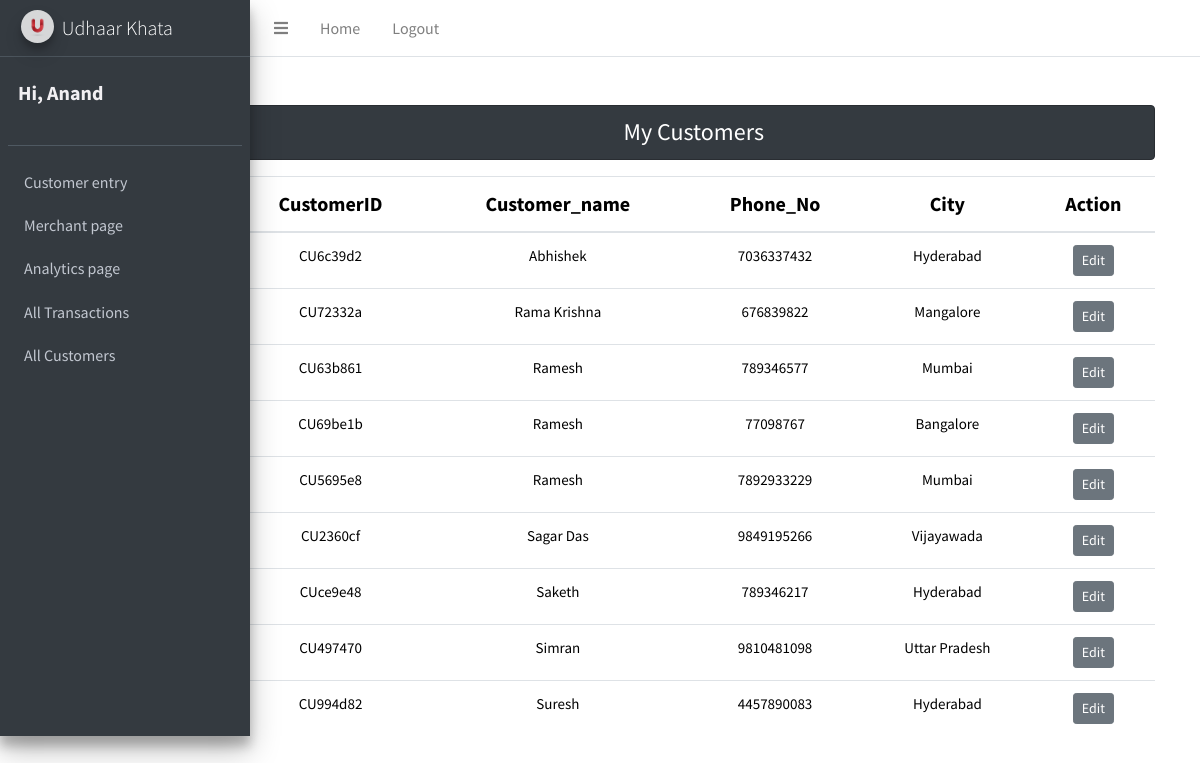
/main/mycust_table (signed in), run on an earlier commit of the app's database.
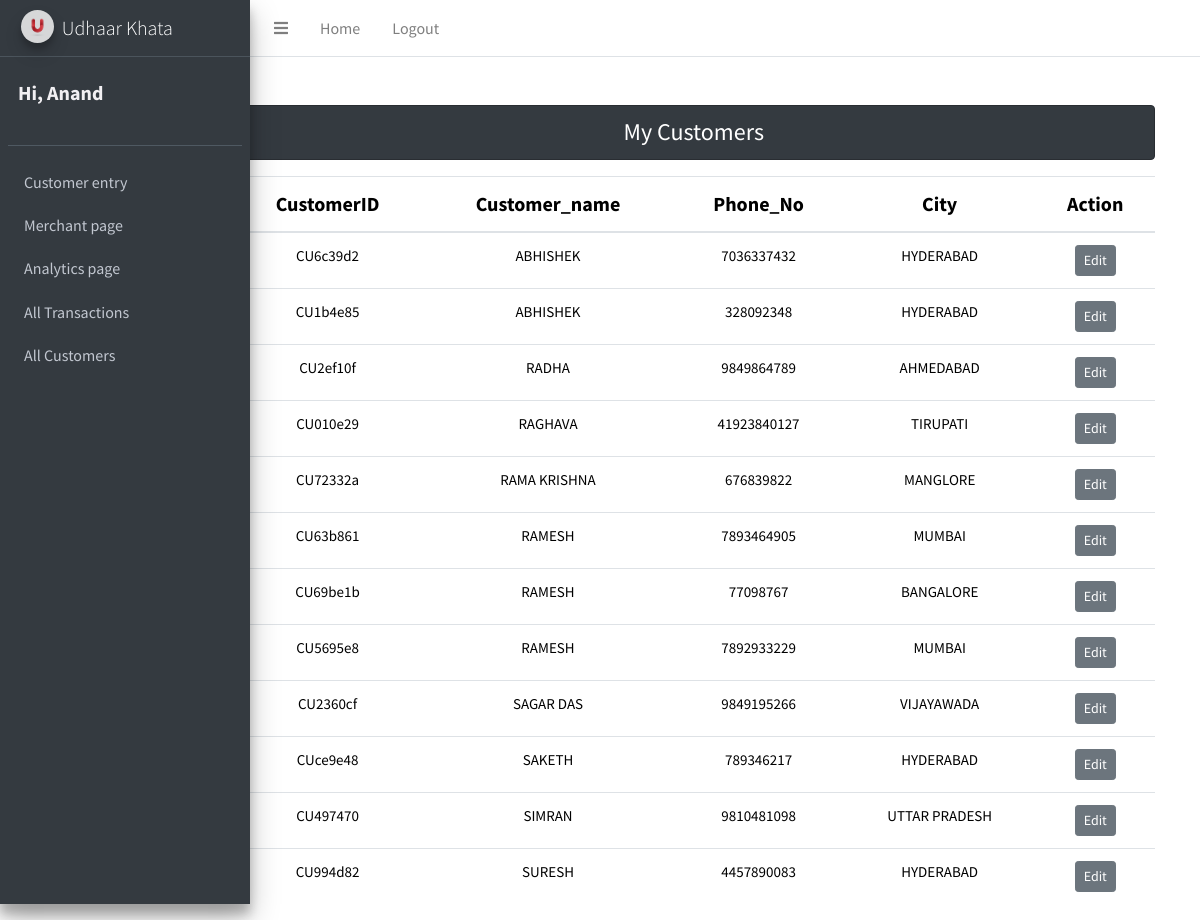
And on a later commit of the database.
### main/models.py (models this page shows)
class customers(models.Model):
    Customer_ID = models.CharField(max_length=70)
    Customer_name = models.CharField(max_length=70)
    Phone_No = models.IntegerField()
    City = models.CharField(max_length=70)
    user = models.ForeignKey(User, on_delete = models.CASCADE)

### main/views.py (the view)
# urls.py: path('mycust_table',views.mycust_table, name='mycust_table'),
def mycust_table(request):
    if request.user.is_authenticated:
        log_user = request.user
    else:
        return HttpResponseRedirect('accounts/login')
    stud = customers.objects.filter(user=log_user)
    stud = stud.order_by('Customer_name')
    return render(request,'mycust_table.html',{'stu':stud})

### templates/mycust_table.html (shortened to what the changed rows need)
<!DOCTYPE html>
{% load static %}
<html lang="en">
<head>
    <link rel="stylesheet" href="{% static 'plugins/fontawesome-free/css/all.min.css' %}">
    <link rel="stylesheet" href="{% static 'dist/css/adminlte.min.css' %}">
</head>
<body class="hold-transition sidebar-mini">
    <div class="wrapper">
        <div class = "center container mt-5">
            <div class = "col-sm-10 offset-2">
                {% if stu %}
                <table class="text-center table table-hover">
                    <thead>
                    <tr>
                    <th scope="col" style="color:black;font-size:20px;">CustomerID</th>
                    <th scope="col" style="color:black;font-size:20px;">Customer_name</th>
                    <th scope="col" style="color:black;font-size:20px;">Phone_No</th>
                    <th scope="col" style="color:black;font-size:20px;">City</th>
                    <th scope="col" style="color:black;font-size:20px;">Action</th>
                    </tr>
                    </thead>
                    <tbody>
                    {% for st in stu %}
                    <tr>
                        <td style="color:black;font-size:15px;">{{st.Customer_ID}}</td>
                        <td style="color:black;font-size:15px;">{{st.Customer_name}}</td>
                        <td style="color:black;font-size:15px;">{{st.Phone_No}}</td>
                        <td style="color:black;font-size:15px;">{{st.City}}</td>
                        <td><a href="{% url 'updatedata_1' st.id %}" class = 'btn btn-secondary btn-sm'>Edit</a></td>
                    </tr>
                    {% endfor %}
                    </tbody>
                </table>
                {% else %}
                <h4 class = "text-center alert alert-info">No Records</h4>
                {% endif %}
            </div>
        </div>
    </div>
</body>
</html>

What changed in the data, as far as the page shows it:
changed customers "CU6c39d2": Customer_name "Abhishek" → "ABHISHEK"; City "Hyderabad" → "HYDERABAD"
added customers: Customer_ID "CU1b4e85", Customer_name "ABHISHEK", Phone_No "328092348", City "HYDERABAD"
added customers: Customer_ID "CU2ef10f", Customer_name "RADHA", Phone_No "9849864789", City "AHMEDABAD"
added customers: Customer_ID "CU010e29", Customer_name "RAGHAVA", Phone_No "41923840127", City "TIRUPATI"
changed customers "CU72332a": Customer_name "Rama Krishna" → "RAMA KRISHNA"; City "Mangalore" → "MANGLORE"
changed customers "CU63b861": Customer_name "Ramesh" → "RAMESH"; Phone_No "789346577" → "7893464905"; City "Mumbai" → "MUMBAI"
changed customers "CU69be1b": Customer_name "Ramesh" → "RAMESH"; City "Bangalore" → "BANGALORE"
changed customers "CU5695e8": Customer_name "Ramesh" → "RAMESH"; City "Mumbai" → "MUMBAI"
changed customers "CU2360cf": Customer_name "Sagar Das" → "SAGAR DAS"; City "Vijayawada" → "VIJAYAWADA"
changed customers "CUce9e48": Customer_name "Saketh" → "SAKETH"; City "Hyderabad" → "HYDERABAD"
changed customers "CU497470": Customer_name "Simran" → "SIMRAN"; City "Uttar Pradesh" → "UTTAR PRADESH"
changed customers "CU994d82": Customer_name "Suresh" → "SURESH"; City "Hyderabad" → "HYDERABAD"
